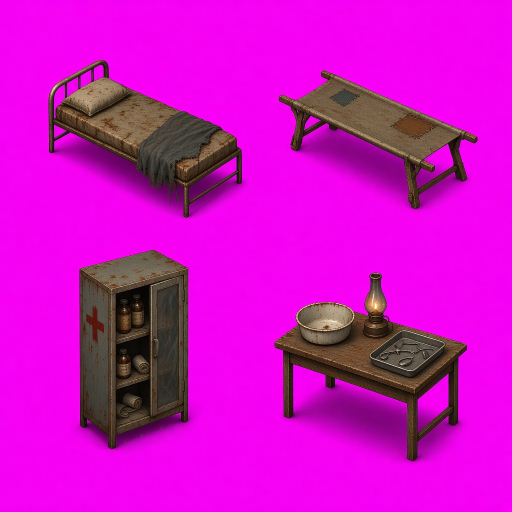
#> input picture art-gen/gen_clinic_sheet.jpg, 1024 x 1024 px (shown at 1/2 size)
$ python tools_interiors.py
#> lines starting #> are read from the running program, lines starting #| are printed output that depends on the picture; after the words box and inside, x2 and y2 are one past the last pixel; in counts of white or black regions, pixels touching at a corner belong together
# Intérieurs Dusk-Town Q1 (v6) : extraction et CONTRÔLE D'ANGLE des assets d'intérieur.
# Lit (sans les modifier) les planches de la maquette src/a/.../art-source/ et les générations game/art-gen/,
# écrit game/assets/interiors/*.webp + manifest.json + rapport_angles.json. Reproductible.
# Règle d'angle (caméra v4 : lacet 34,5°, tangage 28,8°) : l'axe x monde apparaît à l'écran avec une pente de 0,33
# (vers le bas-droite), l'axe z avec une pente de 0,70 (vers le bas-gauche). Un sprite est accepté si la pente dominante
# de ses arêtes (Hough sur les contours) est dans [0,25 ; 0,42] (bande mesurée sur les 10 planches de bâtiments v4 :
# 0,30 à 0,40) et si la pente opposée, quand elle est détectée, n'est pas proche de 0,5 (projection 2:1). Sinon : rejet.
import json, math, os, sys
import numpy as np, cv2
from PIL import Image
from scipy import ndimage
HERE = os.path.dirname(os.path.abspath(__file__))
SRC = os.path.join(HERE, '../src/a/No-Mans-Land_Reconstruction/07_MAQUETTE_ARCHIVE_v0.13/art-source/')
GEN = os.path.join(HERE, 'art-gen/'); OUT = os.path.join(HERE, 'assets/interiors/'); os.makedirs(OUT, exist_ok=True)
YAW, PIT = math.radians(34.5), math.radians(28.8)
cd = np.array([-math.sin(YAW)*math.cos(PIT), -math.sin(PIT), -math.cos(YAW)*math.cos(PIT)])
R = np.cross(cd, [0, 1, 0]); R /= np.linalg.norm(R); U = np.cross(R, cd); U /= np.linalg.norm(U)

def slope_hist(rgba):
    a = rgba[:, :, 3]; g = cv2.cvtColor(np.ascontiguousarray(rgba[:, :, :3]), cv2.COLOR_RGB2GRAY); g[a < 128] = 0
    e = cv2.Canny(g, 60, 160); L = cv2.HoughLinesP(e, 1, np.pi/360, 30, minLineLength=max(25, rgba.shape[1]//10), maxLineGap=3)
    h = {}
    for x1, y1, x2, y2 in ([] if L is None else L.reshape(-1, 4)):
        dx, dy = x2-x1, y2-y1
        if dx == 0: continue
        s = dy/dx
        if 0.12 < abs(s) < 1.3: b = round(round(s/0.05)*0.05, 2); h[b] = h.get(b, 0) + math.hypot(dx, dy)
    t = sum(h.values()) or 1
    return {k: v/t for k, v in h.items()}
def judge(rgba):
    h = slope_hist(rgba)
    pos = sum(v for k, v in h.items() if k > 0); neg = sum(v for k, v in h.items() if k < 0)
    sign = 1 if pos >= neg else -1
    side = {abs(k): v for k, v in h.items() if k*sign > 0}; other = {abs(k): v for k, v in h.items() if k*sign < 0}
    band = lambda d, lo, hi: sum(v for k, v in d.items() if lo <= k <= hi)
    prim = max(side, key=side.get) if side else None
    near21_other = band(other, 0.45, 0.55)
    ok = prim is not None and 0.25 <= prim <= 0.42 and near21_other < 0.12
    # v13 : objet plus profond que large (face z dominante) : pente dominante dans la bande z de la caméra v4 (0,70)
    ok = ok or (prim is not None and 0.62 <= prim <= 0.8 and near21_other < 0.12)
    return {'pente_dominante': prim, 'sens': 'direct' if sign > 0 else 'miroir', 'part_bande_v4': round(band(side, 0.25, 0.42), 2),
            'part_2_1_opposee': round(near21_other, 2), 'accepte': bool(ok)}

def key_magenta(im):
    a = np.asarray(im.convert('RGB')).astype(float); r, g, b = a[..., 0], a[..., 1], a[..., 2]
    bg = np.median(np.concatenate([a[:8, :8].reshape(-1, 3), a[:8, -8:].reshape(-1, 3), a[-8:, :8].reshape(-1, 3), a[-8:, -8:].reshape(-1, 3)]), 0)  # fond uni estimé aux coins
    d = np.sqrt((r-bg[0])**2 + (g-bg[1])**2*1.6 + (b-bg[2])**2)
    al = np.clip((d - 70) / 60, 0, 1)
    mag = (np.minimum(r, b) - g) / (np.maximum(r, b) + 1)  # ombres magenta peintes par le générateur : teinte magenta quelle que soit la luminosité
    al = al * np.clip((0.42 - mag) / 0.2, 0, 1)
    # despill : retire la teinte magenta des bords
    m = np.minimum(r, b); spill = np.clip(m - g, 0, None) * (1 - al) ; a[..., 0] -= spill*0.8; a[..., 2] -= spill*0.8
    al = ndimage.binary_opening(al > 0.5, iterations=1) * al
    return np.dstack([np.clip(a, 0, 255), al*255]).astype('uint8')
def clean(rgba, min_area=400):
    a = rgba[:, :, 3] > 40; lab, n = ndimage.label(a); sizes = ndimage.sum(a, lab, range(1, n+1))
    keep = np.isin(lab, [i+1 for i, s in enumerate(sizes) if s >= min_area]); rgba = rgba.copy(); rgba[~keep, 3] = 0
    ys, xs = np.nonzero(rgba[:, :, 3] > 40); return rgba[ys.min():ys.max()+1, xs.min():xs.max()+1]
def quad(path, q):
    rgba = key_magenta(Image.open(path)); H, W = rgba.shape[:2]
    if q < 0: return clean(rgba)  # image d'un seul objet
    c, r = q % 2, q // 2
    return clean(rgba[r*H//2:(r+1)*H//2, c*W//2:(c+1)*W//2])
# v13 : correction d'angle des images générées en isométrie 2:1 (pentes ~0,5 / 0,5) vers la caméra v4 (0,33 à gauche, 0,70 à droite).
# Cisaillement vertical seulement (les verticales restent verticales) : y' = d*y + c*(x - ax), calculé sur les pentes mesurées
# de l'arête basse (enveloppe inférieure du masque). Si l'arête la plus douce est à droite, l'image est d'abord mise en miroir.
def base_slopes(rgba):
    a = rgba[:, :, 3] > 100; cols = np.nonzero(a.any(0))[0]; low = np.array([np.nonzero(a[:, x])[0].max() for x in cols])
    i = int(np.argmax(low)); ax = cols[i]; W = cols[-1] - cols[0]
    L = (cols < ax - 0.08 * W) & (cols > cols[0] + 0.08 * W); Rr = (cols > ax + 0.08 * W) & (cols < cols[-1] - 0.08 * W)
    sl = np.polyfit(cols[L], low[L], 1)[0] if L.sum() > 5 else 0.5; sr = -np.polyfit(cols[Rr], low[Rr], 1)[0] if Rr.sum() > 5 else 0.5
    return float(sl), float(sr), int(ax), int(low[i])
def v4fix(rgba, tl=0.33, tr=0.70, force=None, mirror=None):
    sl, sr, ax, ay = base_slopes(rgba); mirrored = False
    if force: sl, sr = force  # objet à pieds (arche, tourniquet) : l'arête basse ne se mesure pas, pentes 2:1 de la génération
    if (sr < sl if mirror is None else mirror):
        rgba = rgba[:, ::-1].copy(); mirrored = True
        if force: sl, sr = sr, sl; ax = rgba.shape[1] - 1 - ax
        else: sl, sr, ax, ay = base_slopes(rgba)
    d = (tl + tr) / max(0.2, sl + sr); c = tl - d * sl
    H, W = rgba.shape[:2]; top = min(0, c * (0 - ax), c * (W - ax)); bot = max(d * H + c * (0 - ax), d * H + c * (W - ax))
    nh = int(bot - top) + 2
    # PIL : pixel source = A^-1 (x', y') ; y = (y' + top - c*(x - ax)) / d, x = x'
    im = Image.fromarray(rgba, 'RGBA').transform((W, nh), Image.AFFINE, (1, 0, 0, -c / d, 1 / d, (top + c * ax) / d), resample=Image.BICUBIC)
    out = clean(np.asarray(im).copy(), 200)
    return out, {'pentes_source': [round(sl, 2), round(sr, 2)], 'cisaillement': [round(d, 3), round(c, 3)], 'miroir': mirrored, 'pentes_apres': [round(v, 2) for v in base_slopes(out)[:2]]}
def mock(sheet, idx):
    im = np.array(Image.open(SRC + sheet).convert('RGBA')); a = im[:, :, 3] > 40
    lab, n = ndimage.label(ndimage.binary_dilation(a, iterations=6)); objs = []
    for k, sl in enumerate(ndimage.find_objects(lab)):
        m = (lab[sl] == k+1) & a[sl]
        if m.sum() >= 4000: objs.append((sl, m))
    objs.sort(key=lambda t: (t[0][0].start // 300, t[0][1].start)); sl, m = objs[idx]; sub = im[sl].copy(); sub[~m, 3] = 0
    return clean(sub)

# (id, source, extraction, emprise w x d en m (w le long de l'axe x monde), hauteur réelle attendue (m), rôle)
ASSETS = [
  ('clinic_cot',     ('gen', 'gen_clinic_sheet.jpg', 0), 2.0, 0.9, 0.95, 'lit de camp en fer, clinique'),
  ('clinic_stretcher',('gen', 'gen_clinic_sheet.jpg', 1), 2.0, 0.6, 0.6, 'civière derrière la porte (accroche quête rafles)'),
  ('clinic_cabinet', ('gen', 'gen_clinic_sheet.jpg', 2), 0.9, 0.5, 1.8, 'armoire à pharmacie'),
  ('clinic_table',   ('gen', 'gen_clinic_sheet.jpg', 3), 1.3, 0.7, 1.15, 'table de soins, cuvette, lampe'),
  ('bar_counter',    ('gen', 'gen_bar_sheet.jpg', 0), 3.8, 0.8, 1.35, 'comptoir de récupération'),
  ('bar_backshelf',  ('gen', 'gen_bar_sheet.jpg', 1), 1.8, 0.6, 2.1, 'étagère à bouteilles contre le mur'),
  ('bar_table',      ('gen', 'gen_bar_sheet.jpg', 2), 1.7, 1.3, 0.9, 'table carrée et deux tabourets'),
  ('bar_reel',       ('gen', 'gen_bar_sheet.jpg', 3), 1.9, 1.3, 0.85, 'touret de câble en table, caisses'),
  ('shop_shelf',     ('gen', 'gen_grocery_sheet.jpg', 0), 1.9, 0.5, 1.9, 'étagère de conserves'),
  ('shop_counter',   ('gen', 'gen_grocery_sheet.jpg', 1), 2.2, 0.7, 1.6, 'comptoir et balance d Anselme'),
  ('shop_filter',    ('gen', 'gen_grocery_sheet.jpg', 2), 1.3, 0.9, 1.4, 'filtre à eau en fûts, bouteilles'),
  ('shop_sacks',     ('gen', 'gen_grocery_sheet.jpg', 3), 1.6, 1.0, 1.1, 'sacs et caisses de rations (stock caché)'),
  ('home_mattress',  ('gen', 'gen_home_sheet.jpg', 0), 1.9, 0.9, 0.35, 'paillasse sur palettes'),
  ('home_curtain',   ('gen', 'gen_home_sheet.jpg', 1), 2.4, 0.15, 2.1, 'rideau derrière lequel se tient Bruno'),
  ('home_table',     ('gen', 'gen_home_sheet.jpg', 2), 1.7, 1.0, 1.0, 'table et deux chaises'),
  ('home_water',     ('gen', 'gen_home_sheet.jpg', 3), 1.3, 0.8, 0.75, 'seaux, jerrican, jarres'),
  ('bar_counter_b',  ('gen', 'gen_sheet2.jpg', 0), 3.8, 0.8, 1.4, 'comptoir de récupération, bouteilles comprises (2e génération)'),
  ('bar_backshelf_b',('gen', 'gen_sheet2.jpg', 1), 2.0, 0.6, 1.05, 'étagère basse à bouteilles et radio (2e génération)'),
  ('clinic_cot_b',   ('gen', 'gen_sheet2.jpg', 2), 2.0, 0.9, 0.95, 'lit de camp en fer (2e génération)'),
  ('clinic_stretcher_b',('gen', 'gen_sheet2.jpg', 3), 2.0, 0.6, 0.6, 'civière (2e génération)'),
  ('home_mattress_b',('gen', 'gen_sheet3.jpg', 0), 1.9, 0.9, 0.35, 'paillasse sur palettes (2e génération)'),
  ('bar_table_b',    ('gen', 'gen_sheet3.jpg', 1), 1.6, 1.2, 0.9, 'table et tabourets (2e génération)'),
  ('shop_filter_b',  ('gen', 'gen_sheet3.jpg', 2), 1.5, 0.8, 1.4, 'filtre à eau, caisse de bouteilles (2e génération)'),
  ('shop_sacks_b',   ('gen', 'gen_sheet3.jpg', 3), 1.6, 0.9, 1.0, 'sacs et caisses de rations (2e génération)'),
  ('clinic_cot_c',   ('gen', 'gen_sheet4.jpg', 0), 2.0, 0.9, 0.95, 'lit de camp en fer (3e génération)'),
  ('home_mattress_c',('gen', 'gen_sheet4.jpg', 1), 1.9, 0.9, 0.35, 'paillasse sur palette (3e génération)'),
  ('shop_filter_c',  ('gen', 'gen_sheet4.jpg', 2), 1.5, 0.8, 1.2, 'filtre à eau en fûts (3e génération)'),
  ('shop_sacks_c',   ('gen', 'gen_sheet4.jpg', 3), 1.6, 0.9, 1.0, 'sacs et caisses de rations (3e génération)'),
  ('home_mattress_d',('gen', 'gen_mattress_d.jpg', -1), 1.9, 0.9, 0.45, 'paillasse sur cadre bas (4e génération, objet seul)'),
  # maquette (prioritaire quand l'angle passe)
  ('m_archive_shelf',('mock', 'interiors-v2.png', 2), 1.6, 0.5, 1.9, 'étagère métallique (maquette)'),
  ('m_desk',         ('mock', 'service-v10-B.png', 3), 1.5, 0.7, 1.0, 'bureau métallique (maquette)'),
  ('m_locker',       ('mock', 'service-v10-B.png', 5), 0.9, 0.5, 1.9, 'casier (maquette)'),
  ('m_stove',        ('mock', 'props-v9-domestic.png', 3), 0.9, 0.7, 1.3, 'cuisinière à bois (maquette)'),
  ('m_cooktable',    ('mock', 'Props-v6.png', 3), 1.6, 0.7, 1.0, 'table de cuisine et marmites (maquette)'),
  ('m_bed',          ('mock', 'interiors-v2.png', 0), 2.0, 0.9, 0.9, 'lit d hôpital (maquette)'),
  ('m_bar_counter',  ('mock', 'service-v10-A.png', 0), 3.0, 0.8, 1.2, 'comptoir de bar (maquette)'),
  ('m_shop_shelf',   ('mock', 'service-v10-A.png', 1), 1.9, 0.5, 1.9, 'étagère d épicerie (maquette)'),
  ('m_medchair',     ('mock', 'service-v10-A.png', 5), 1.0, 1.4, 1.6, 'fauteuil médical (maquette)'),
  ('m_desk2',        ('mock', 'interiors-v2.png', 3), 1.6, 0.8, 1.0, 'bureau (maquette)'),
  # v13 Steel : poste de douane IO (cyberpunk). Maquette io-interiors-v10 et générations, angle corrigé (v4fix) puis jugé.
  ('io_reception',   ('mockfix', 'io-interiors-v10.png', 0, {}), 0.8, 2.7, 1.2, 'guichet IO en arc (maquette, angle corrigé)'),
  ('io_server',      ('mockfix', 'io-interiors-v10.png', 3, {}), 1.3, 1.5, 2.0, 'baie serveur IO (maquette, angle corrigé)'),
  ('io_sofa',        ('mockfix', 'io-interiors-v10.png', 4, {}), 0.9, 3.0, 0.7, 'banquette d attente IO (maquette, angle corrigé)'),
  ('io_display',     ('mockfix', 'io-interiors-v10.png', 5, {}), 1.8, 0.5, 2.0, 'écran sur pied IO (maquette, angle corrigé)'),
  ('io_scanner',     ('genfix', 'gen_douane_furn.jpg', 0, {'force': (0.5, 0.5), 'mirror': False}), 1.7, 0.75, 2.3, 'portique scanner corporel (généré, angle corrigé)'),
  ('io_turnstile',   ('genfix', 'gen_douane_furn.jpg', 1, {'force': (0.5, 0.5), 'mirror': False}), 1.45, 2.1, 1.0, 'tourniquet de contrôle (généré, angle corrigé)'),
  ('io_console',     ('genfix', 'gen_douane_furn.jpg', 2, {}), 1.1, 0.55, 1.5, 'console de surveillance à trois écrans (généré, angle corrigé)'),
  # v14 Sous-Ville : atelier d'Elio, tripot (générés, angle corrigé)
  ('sv_workbench',   ('genfix', 'gen_sv_furn.jpg', 0, {}), 1.9, 0.9, 1.6, 'établi d Elio, implant ouvert, lampe (généré, angle corrigé)'),
  ('sv_cardtable',   ('genfix', 'gen_sv_furn.jpg', 1, {}), 1.9, 1.2, 0.9, 'table de jeu sur touret, tabourets (généré, angle corrigé)'),
  ('sv_bar',         ('genfix', 'gen_sv_furn.jpg', 2, {}), 2.2, 0.7, 1.4, 'comptoir de caisses et bouteilles (généré, angle corrigé)'),
  ('sv_shelf',       ('genfix', 'gen_sv_furn.jpg', 3, {}), 1.6, 0.6, 1.9, 'étagère d électronique de récup (généré, angle corrigé)'),
  ('io_locker',      ('genfix', 'gen_douane_furn.jpg', 3, {}), 1.4, 0.85, 2.0, 'armoire forte à armes (généré, angle corrigé)'),
]
# acceptés par l'angle mais non retenus pour le canon ou le rendu
NOT_EXPORTED = {'bar_backshelf': 'pan de mur en ruine peint avec l étagère : double le vrai mur, remplacé par bar_backshelf_b'}
def run():
    man, rep = {}, {}
    for aid, (kind, f, *rest), w, d, h, role in ASSETS:
        i = rest[0]; f = (f, rest[0], rest[1]) if kind.endswith('fix') else f
        fix = None
        if kind in ('genfix', 'mockfix'):
            f, i, o = f[0], f[1], f[2]; rgba, fix = v4fix(quad(GEN + f, i) if kind == 'genfix' else mock(f, i), **o)
        else: rgba = quad(GEN + f, i) if kind == 'gen' else mock(f, i)
#> in key_magenta, `r, g, b = (a[..., 0], a[..., 1], a[..., 2])`:
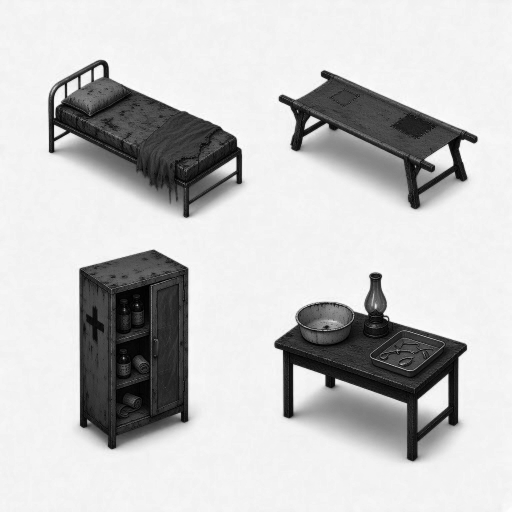
#> b: shape (1024, 1024) float64 (shown at 1/2 size); min 0, max 255, mean 197
#> in key_magenta, `bg = np.median(np.concatenate([a[:8, :8].reshape(-1, 3), a[:8, -8:].re..`: bg = [245.5, 1, 243]
#> in clean, `a = rgba[:, :, 3] > 40`:
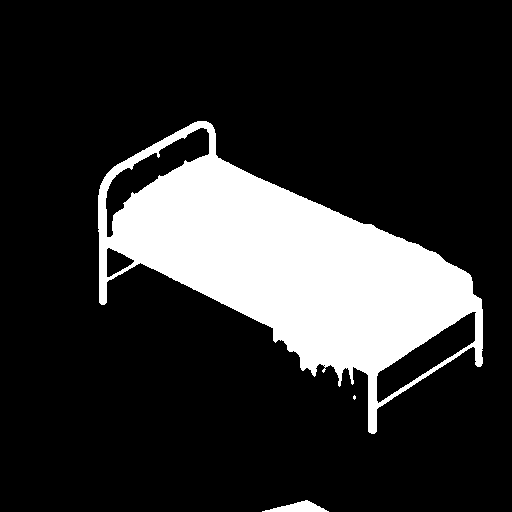
#> a: shape (512, 512) bool; 18.4% white; 3 white regions (1 under 20 px), largest, box (x1, y1, x2, y2) and area: (98, 121, 483, 434) 47676, (262, 500, 329, 512) 422
#> in clean, `lab, n = ndimage.label(a)`:
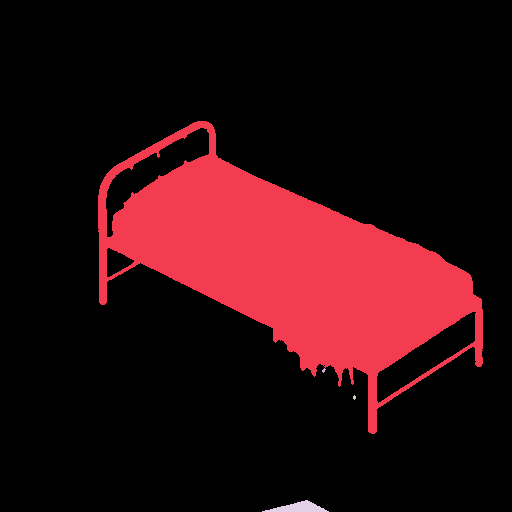
#> lab: shape (512, 512) int32; 5 distinct labels, from 0 to 4; one colour per label, 0 black
#> in clean, `lab, n = ndimage.label(a)`: n = 4
#> in clean, `sizes = ndimage.sum(a, lab, range(1, n + 1))`: sizes = [47665, 11, 11, 422]
#> in clean, `keep = np.isin(lab, [i + 1 for i, s in enumerate(sizes) if s >= min_ar`: keep: shape (512, 512) bool; 18.3% white; 2 white regions, box (x1, y1, x2, y2) and area: (98, 121, 483, 434) 47665, (262, 500, 329, 512) 422
#> in clean, `rgba = rgba.copy()`:
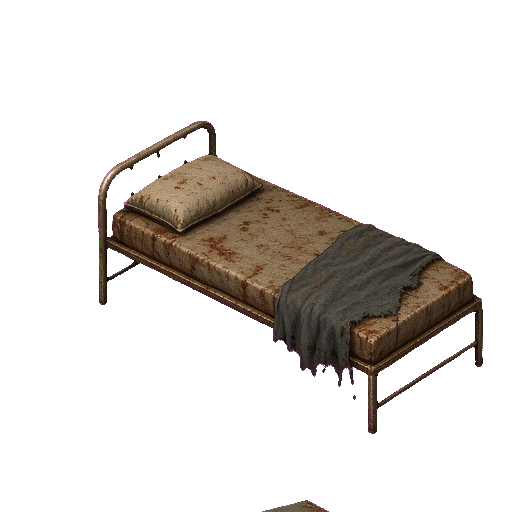
#> rgba: shape (512, 512, 4); mean of channels 0, 1, 2, 3 58.3, 15, 48.9, 46.7; transparent parts drawn white
#> in clean, `rgba[~keep, 3] = 0`: rgba: shape (512, 512, 4); 0.01% of pixels changed, all inside (x1, y1, x2, y2) = (322, 368, 356, 400)
#> in clean, `return rgba[ys.min():ys.max() + 1, xs.min():xs.max() + 1]`:
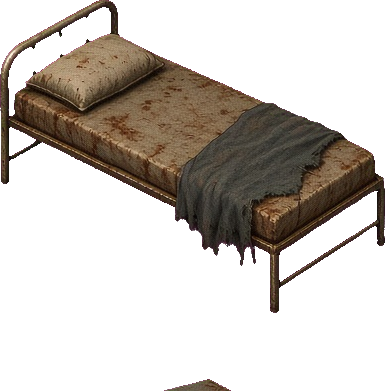
#> returned value: shape (391, 385, 4); mean of channels 0, 1, 2, 3 62.9, 25.1, 48.6, 81.3; transparent parts drawn white
        j = judge(rgba); hh = rgba.shape[0] / rgba.shape[1]
#> in slope_hist, `g = cv2.cvtColor(np.ascontiguousarray(rgba[:, :, :3]), cv2.COLOR_RGB2G`:
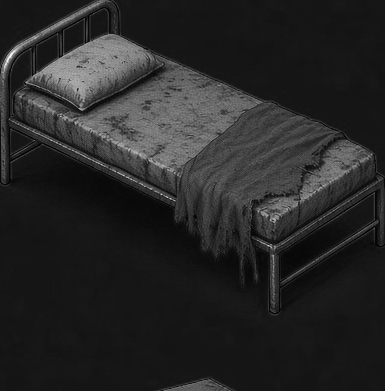
#> g: shape (391, 385); min 1, max 246, mean 39.1
#> in slope_hist, `e = cv2.Canny(g, 60, 160)`:
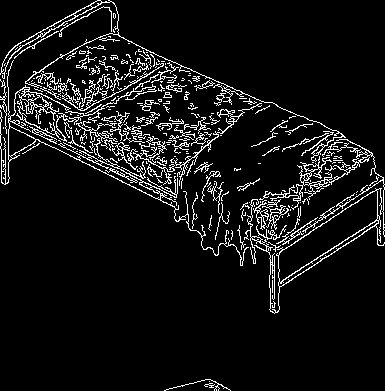
#> e: shape (391, 385); 7.7% white in thin lines or dots
#> in slope_hist, `L = cv2.HoughLinesP(e, 1, np.pi / 360, 30, minLineLength=max(25, rgba.`: L = 24 rows, first 6: [2, 117, 176, 202], [5, 123, 124, 182], [51, 112, 115, 143], [135, 44, 209, 78], [291, 238, 383, 179], [136, 156, 180, 176]
#> the loop in slope_hist, `for x1, y1, x2, y2 in ([] if L is None else L.reshape(-1, 4)):` made 24 passes
#> (x1, y1, x2, y2, dx, dy, s, b) on passes 1 to 12: (2, 117, 176, 202, 174, 85, 0.489, 0.5), (5, 123, 124, 182, 119, 59, 0.496, 0.5), (51, 112, 115, 143, 64, 31, 0.484, 0.5), (135, 44, 209, 78, 74, 34, 0.459, 0.45), (291, 238, 383, 179, 92, -59, -0.641, -0.65), (136, 156, 180, 176, 44, 20, 0.455, 0.45), (126, 173, 176, 197, 50, 24, 0.48, 0.5), (45, 105, 95, 130, 50, 25, 0.5, 0.5), (20, 52, 103, 6, 83, -46, -0.554, -0.55), (95, 135, 133, 152, 38, 17, 0.447, 0.45), (266, 250, 367, 185, 101, -65, -0.644, -0.65), (297, 204, 372, 155, 75, -49, -0.653, -0.65)
#> (x1, y1, x2, y2, dx, dy) on passes 17, 18, 21: (8, 182, 8, 130, 0, -52), (272, 297, 272, 256, 0, -41), (5, 184, 5, 141, 0, -43)
#> after the loop in slope_hist, `for x1, y1, x2, y2 in ([] if L is None else L.reshape(-1, 4)):`: h = {0.5: 509, 0.45: 436.8, -0.65: 598.6, -0.55: 147.2, -0.25: 42.2}
#> in slope_hist, `t = sum(h.values()) or 1`: t = 1733.7
#> in judge, `h = slope_hist(rgba)`: h = {0.5: 0.294, 0.45: 0.252, -0.65: 0.345, -0.55: 0.0849, -0.25: 0.0243}
#> in judge, `pos = sum((v for k, v in h.items() if k > 0))`: pos = 0.545
#> in judge, `neg = sum((v for k, v in h.items() if k < 0))`: neg = 0.455
#> in judge, `sign = 1 if pos >= neg else -1`: sign = 1
#> in judge, `side = {abs(k): v for k, v in h.items() if k * sign > 0}`: side = {0.5: 0.294, 0.45: 0.252}
#> in judge, `other = {abs(k): v for k, v in h.items() if k * sign < 0}`: other = {0.65: 0.345, 0.55: 0.0849, 0.25: 0.0243}
#> in judge, `prim = max(side, key=side.get) if side else None`: prim = 0.5
#> in judge, `near21_other = band(other, 0.45, 0.55)`: near21_other = 0.0849
#> in judge, `ok = prim is not None and 0.25 <= prim <= 0.42 and near21_other < 0.12`: ok = False
#> after `j = judge(rgba)`: j = {'pente_dominante': 0.5, 'sens': 'direct', 'part_bande_v4': 0, 'part_2_1_opposee': 0.08, 'accepte': False}
#> after `hh = rgba.shape[0] / rgba.shape[1]`: hh = 1.02
        if fix: j['correction_v4'] = fix; j['sens'] = 'direct'  # orientation déjà fixée par v4fix
        # v13 : après correction mesurée (pas forcée), l'arête basse doit tomber sur les deux pentes v4 (0,33 et 0,70, à 0,06 près)
        if fix and not rest[1].get('force') and abs(fix['pentes_apres'][0] - 0.33) <= 0.06 and abs(fix['pentes_apres'][1] - 0.70) <= 0.06: j['accepte'] = True; j['regle'] = 'arête basse v4'
        # échelle : largeur écran de l'emprise (m) -> hauteur implicite de l'objet
        sw = w*abs(R[0]) + d*abs(R[2]); sh = sw*hh; implied = (sh - w*abs(U[0]) - d*abs(U[2])) / U[1]
#> after `sh = sw * hh`: sh = 2.19
#> after `implied = (sh - w * abs(U[0]) - d * abs(U[2])) / U[1]`: implied = 1.47
        j.update({'source': ('maquette art-source/' if kind.startswith('mock') else 'généré art-gen/') + f + f' #{i}', 'role': role,
                  'emprise_m': [w, d], 'hauteur_attendue_m': h, 'hauteur_implicite_m': round(implied, 2)})
        j['echelle_ok'] = bool(abs(implied - h) <= 0.3*h + 0.15)
        rep[aid] = j
        if aid in NOT_EXPORTED: j['non_exporte'] = NOT_EXPORTED[aid]
        if j['accepte'] and j['echelle_ok'] and aid not in NOT_EXPORTED:
            if j['sens'] == 'miroir': rgba = rgba[:, ::-1]
            im = Image.fromarray(rgba, 'RGBA'); im.thumbnail((640, 640)); im.save(OUT + aid + '.webp', quality=90)
            man[aid] = {'file': f'interiors/{aid}.webp', 'px': list(im.size), 'footprint_m': [w, d], 'height_m': h, 'origin': 'maquette' if kind.startswith('mock') else 'généré',
                        'source': j['source'], 'mirrored_from_source': j['sens'] == 'miroir'}
        print(f"{aid:18s} {'ACCEPTE' if aid in man else 'REJETE '} pente={j['pente_dominante']} ({j['sens']}, bande {j['part_bande_v4']}, 2:1 opp {j['part_2_1_opposee']}) h impl={j['hauteur_implicite_m']} / {h}")
#| clinic_cot         REJETE  pente=0.5 (direct, bande 0, 2:1 opp 0.08) h impl=1.47 / 0.95
    # textures (plans en mètres : l'angle est donné par la géométrie 3D, pas par l'image)
    def tile(f, q, name, size=512):
        im = Image.open(GEN + f).convert('RGB'); W, H = im.size; c, r = q % 2, q // 2; m = 6
        im.crop((c*W//2+m, r*H//2+m, (c+1)*W//2-m, (r+1)*H//2-m)).resize((size, size)).save(OUT + name + '.webp', quality=88)
        man[name] = {'file': f'interiors/{name}.webp', 'texture': True, 'origin': 'généré', 'source': 'généré art-gen/' + f + f' #{q}'}
    tile('gen_walls_sheet.jpg', 0, 'w_plaster'); tile('gen_walls_sheet.jpg', 1, 'w_brick'); tile('gen_walls_sheet.jpg', 2, 'w_clay'); tile('gen_walls_sheet.jpg', 3, 'w_planks')
    tile('gen_io_surfaces.jpg', 0, 'w_io_dark'); tile('gen_io_surfaces.jpg', 1, 'w_io_white'); tile('gen_io_surfaces.jpg', 2, 'f_io_grate'); tile('gen_io_surfaces.jpg', 3, 'f_io_dark')  # v13 Steel
    tile('gen_sv_surfaces.jpg', 0, 'w_sv_tin'); tile('gen_sv_surfaces.jpg', 1, 'w_sv_planks'); tile('gen_sv_surfaces.jpg', 2, 'f_sv_concrete'); tile('gen_sv_surfaces.jpg', 3, 'f_sv_plates')  # v14
    tile('gen_floors_sheet.jpg', 0, 'f_tiles'); tile('gen_floors_sheet.jpg', 2, 'f_earth')
    Image.open(SRC + 'interior-wood-v10.png').convert('RGB').resize((512, 512)).save(OUT + 'f_wood.webp', quality=88)
    man['f_wood'] = {'file': 'interiors/f_wood.webp', 'texture': True, 'origin': 'maquette', 'source': 'maquette art-source/interior-wood-v10.png'}
    t = Image.open(SRC + 'terrain-nature-v4.png').convert('RGB'); tw = t.size[0] // 3
    t.crop((tw, tw, 2*tw, 2*tw)).resize((512, 512)).save(OUT + 'f_concrete.webp', quality=88)
    man['f_concrete'] = {'file': 'interiors/f_concrete.webp', 'texture': True, 'origin': 'maquette', 'source': 'maquette art-source/terrain-nature-v4.png (tuile béton)'}
    d = Image.open(GEN + 'gen_door_in.jpg').convert('RGB'); W, H = d.size; d.crop((6, 6, W-6, H-6)).resize((256, 563)).save(OUT + 'door_in.webp', quality=90)
    man['door_in'] = {'file': 'interiors/door_in.webp', 'texture': True, 'origin': 'généré', 'source': 'généré art-gen/gen_door_in.jpg'}
    d = Image.open(GEN + 'gen_io_door.jpg').convert('RGB'); W, H = d.size; d.crop((6, 6, W-6, H-6)).resize((256, 563)).save(OUT + 'door_io.webp', quality=90)  # v13 Steel
    man['door_io'] = {'file': 'interiors/door_io.webp', 'texture': True, 'origin': 'généré', 'source': 'généré art-gen/gen_io_door.jpg'}
    json.dump(man, open(OUT + 'manifest.json', 'w'), ensure_ascii=False, indent=1)
    json.dump(rep, open(OUT + 'rapport_angles.json', 'w'), ensure_ascii=False, indent=1)
#> (the run stopped early here; a loop or call above may not have finished)
